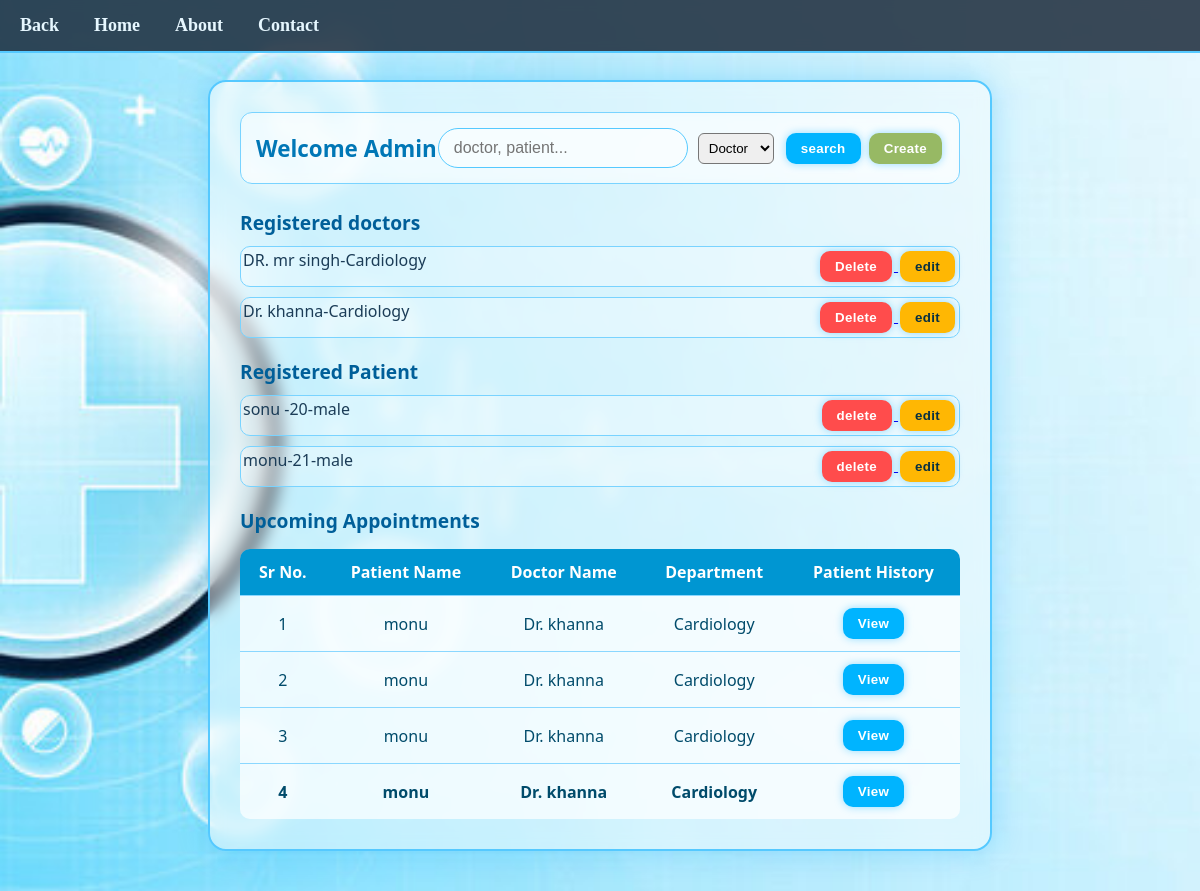
The page /admin on the database as committed earlier.
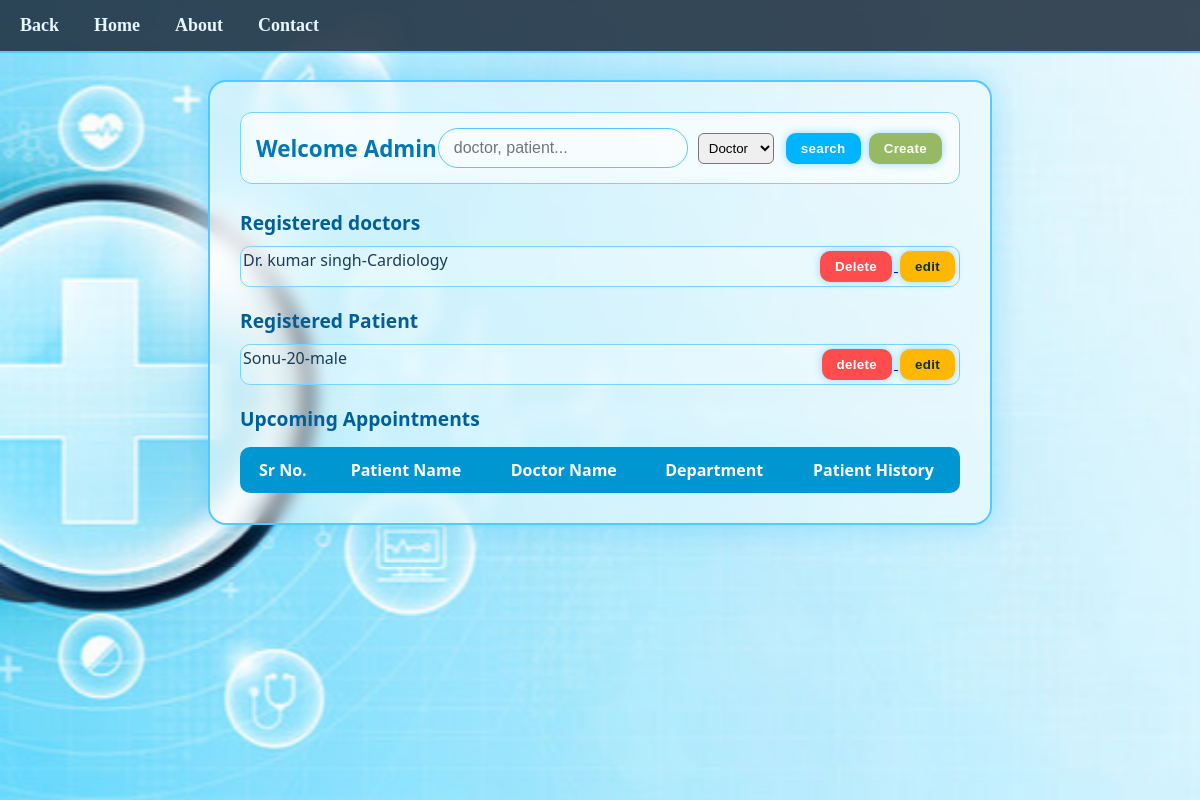
The same page on the database as committed later.
### tables this page shows
CREATE TABLE doctors (
            id INTEGER PRIMARY KEY AUTOINCREMENT,
            user_id INTEGER NOT NULL,
            fullname TEXT NOT NULL,
            specialization TEXT NOT NULL,
            department TEXT NOT NULL,
            experience INTEGER,
            FOREIGN KEY (user_id) REFERENCES users(id) ON DELETE CASCADE
        );

CREATE TABLE patients (
            id INTEGER PRIMARY KEY AUTOINCREMENT,
            user_id INTEGER NOT NULL,
            fullname TEXT NOT NULL,
            age INTEGER,
            gender TEXT,
            contact TEXT,
            blood_group TEXT,
            height INTEGER,
            weight INTEGER,
            FOREIGN KEY (user_id) REFERENCES users(id) ON DELETE CASCADE
            );

CREATE TABLE appointments (
            id INTEGER PRIMARY KEY AUTOINCREMENT,
            patient_id INTEGER NOT NULL,
            doctor_id INTEGER NOT NULL,
            department TEXT NOT NULL,
            date TEXT NOT NULL,
            time TEXT NOT NULL,
            status TEXT CHECK(status IN ('booked', 'cancelled', 'completed')) DEFAULT
            'booked',
            FOREIGN KEY (patient_id) REFERENCES patients(id) ON DELETE CASCADE,
            FOREIGN KEY (doctor_id) REFERENCES doctors(id) ON DELETE CASCADE
            );

CREATE TABLE users (
                id INTEGER PRIMARY KEY AUTOINCREMENT,
                fullname TEXT NOT NULL,
                username TEXT UNIQUE NOT NULL,
                password TEXT NOT NULL,
                role TEXT CHECK(role IN ('admin', 'doctor', 'patient')) NOT NULL);

### app.py (the view, shortened to what this page needs)
@app.route("/admin")
def admin():
    try:
        category = request.args.get("category")
        q = request.args.get("q", "")
        conn = module.host_get_db()
        curr = conn.cursor()
        curr.execute("""
            SELECT
                a.id,
                u1.fullname AS patient,
                u2.fullname AS doctor,
                d.department AS department,
                a.date,
                a.time,
                p.id AS patient_id
            FROM appointments a
            JOIN patients p       ON a.patient_id = p.id
            JOIN users u1         ON p.user_id = u1.id
            JOIN doctors d        ON a.doctor_id = d.id
            JOIN users u2         ON d.user_id = u2.id
            WHERE a.date >= date('now')
        """)
        appointments = curr.fetchall()
        if not q:
            doctors = module.get_all_doctors()
            patients = module.get_all_patients()
            curr.close()
            return render_template(
                "admin.html",
                doctors=doctors,
                patients=patients,
                appointments=appointments
            )
    except Exception as e:
        print("Error in /admin route:", e)
        return "Something went wrong", 500

### module.py (called while the page is built)
def host_get_db():
    conn = sqlite3.connect('hospital.db')
    conn.row_factory=sqlite3.Row
    conn.execute("PRAGMA foreign_keys = ON")  # enforce FK constraints
    return conn

def get_all_doctors():
    conn = None
    curr = None
    try:
        conn = host_get_db()
        curr = conn.cursor()
        query = "SELECT id, fullname, department FROM doctors"
        curr.execute(query)
        return curr.fetchall()
    except Exception as e:
        print("DB ERROR in get_all_doctors():", e)
        return []
    finally:
        if curr: curr.close()
        if conn: conn.close()

def get_all_patients():
    conn = None
    curr = None
    try:
        conn = host_get_db()
        curr = conn.cursor()
        query = "SELECT id,fullname, age, gender FROM patients"
        curr.execute(query)
        return curr.fetchall()
    except Exception as e:
        print("DB ERROR in get_all_patients():", e)
        return []
    finally:
        if curr: curr.close()
        if conn: conn.close()

### templates/admin.html (shortened to what this page needs)
<!DOCTYPE html>
<html lang="en">
  <head>
    <link
      rel="stylesheet"
      href="{{ url_for('static', filename='admin.css') }}"
    />
  </head>
  <body>
    <nav class="navbar">
      <ul class="nav-links">
          <li><a href="{{url_for("login")}}">Back </a></li>
          <li><a href="{{url_for("login")}}">Home </a></li>
          <li><a href="/about">About</a></li>
          <li><a href="/contact">Contact</a></li>
      </ul>
    </nav>
    <div class="admin_main">
      <div class="admin_block">
        <div class="top-bar">
          <span class="welcome">Welcome Admin</span>
          <form class="search-box"   method="GET" action="/admin">
            <input type="search" name="q" placeholder="doctor, patient..." />
            <select name="category" style="padding: 6px; border-radius: 6px;">
              <option value="doctor">Doctor</option>
            </select>
            <div>
              <button type="submit">search</button>
              <a href="{{ url_for('add_doct') }}">
                <button id="create" type="button">Create</button>
              </a>
            </div>
          </form>
        </div>
        <div id="wel1">Registered doctors</div>
        {% for d in doctors %}
        <div class="doctor">
          <div class="doctor-name">
            {{d.fullname}}-{{d.department}}
          </div>
          <div>
            <a href="{{ url_for('delete_doctor', id=d[0]) }}">
              <button id="delete">Delete</button>
            </a>
            <a href="{{url_for("edit_doct", id=d[0])}}">
              <button id="edit">edit</button>
            </a>
          </div>
        </div>
        {% endfor %}
        <div id="wel1">Registered Patient</div>
        {% for p in patients %}
        <div class="doctor">
          <div class="doctor-name">
            {{p.fullname}}-{{p.age}}-{{p.gender}}
          </div>
          <div>
            <a href="{{ url_for('delete_patient', id=p[0]) }}">
              <button id="delete">delete</button>
            </a>
            <a href="{{url_for("edit_pati", id=p[0])}}">
              <button id="edit">edit</button>
            </a>
          </div>
        </div>
        {% endfor %}
        <div id="wel1">Upcoming Appointments</div>
        <table>
          <thead>
            <tr>
              <th>Sr No.</th>
              <th>Patient Name</th>
              <th>Doctor Name</th>
              <th>Department</th>
              <th>Patient History</th>
            </tr>
          </thead>
          <tbody>
            {% for a in appointments %}
            <tr>
              <td>{{ loop.index }}</td>
              <td>{{ a.patient }}</td>
              <td>{{ a.doctor }}</td>
              <td>{{ a.department }}</td>
              <td>
                <a href="/admin/patient_history/{{ a.patient_id }}">
                  <button class="view-btn">View</button>
                </a>
              </td>
            </tr>
            {% endfor %}
          </tbody>
        </table>
      </div>
    </div>
  </body>
</html>

### static/admin.css (style rules this page uses)
* { margin: 0; padding: 0; box-sizing: border-box; }
.navbar { width: 100%; background: rgba(26, 42, 58, 0.85); padding: 15px 20px; position: fixed; top: 0; left: 0; z-index: 999; border-bottom: 2px solid #55c9ff; backdrop-filter: blur(6px); }
.nav-links { list-style: none; display: flex; gap: 35px; }
.nav-links li a { color: #e6f7ff; text-decoration: none; font-size: 18px; font-weight: 600; transition: 0.3s; }
.admin_main { padding-top: 100px; }
.admin_main { min-height: 100vh; background: url(image3.jpg) no-repeat center center fixed; background-size: cover; display: flex; justify-content: center; align-items: flex-start; padding: 40px; font-family: 'Segoe UI', Tahoma, sans-serif; color: #1b3c57; }
.admin_block { width: 70%; background: rgba(255, 255, 255, 0.45); border: 2px solid #55c9ff; border-radius: 18px; padding: 30px; margin: 40px 0 0 0; backdrop-filter: blur(8px); box-shadow: 0 0 30px rgba(0, 170, 255, 0.3); animation: fadeIn 0.8s ease-out; }
.top-bar { background: rgba(255, 255, 255, 0.35); border: 1px solid #79d3ff; padding: 15px; border-radius: 12px; margin-bottom: 25px; display: flex; justify-content: space-between; align-items: center; backdrop-filter: blur(5px); }
.welcome { font-weight: bold; font-size: 1.4em; color: #0077b6; }
.search-box { display: flex; gap: 10px; align-items: center; }
.search-box input { padding: 10px 15px; border-radius: 20px; border: 1px solid #55c9ff; outline: none; width: 250px; background: rgba(255, 255, 255, 0.4); color: #003d5b; font-size: 1em; transition: 0.3s; }
button { padding: 8px 15px; border-radius: 10px; margin: 2px; border: none; cursor: pointer; font-weight: bold; letter-spacing: 0.3px; transition: 0.3s; background: #00b4ff; color: white; box-shadow: 0 0 8px rgba(0, 170, 255, 0.4); }
#create { background-color: rgb(151, 185, 100); }
#delete { background: #ff4c4c; }
#edit { background: #ffb703; color: #083042; }
#wel1 { margin-top: 20px; font-weight: bold; color: #005f99; font-size: 1.2em; }
.doctor { background: rgba(255, 255, 255, 0.28); border: 1px solid #79d3ff; border-radius: 10px; padding: 2px; margin-top: 10px; display: flex; justify-content: space-between; }
table { width: 100%; border-collapse: collapse; margin-top: 15px; background: rgba(255, 255, 255, 0.35); border-radius: 10px; overflow: hidden; }
th { background: #0096d2; color: white; padding: 12px; font-size: 1em; }

Rows that differ between the two databases and show on the page:
removed doctors: fullname "DR. mr singh", department "Cardiology"
removed doctors: fullname "Dr. khanna", department "Cardiology"
removed patients: fullname "sonu", age "20", gender "male"
removed patients: fullname "monu", age "21", gender "male"
removed appointments: patient "monu", doctor "Dr. khanna", department "Cardiology"
removed appointments: patient "monu", doctor "Dr. khanna", department "Cardiology"
removed appointments: patient "monu", doctor "Dr. khanna", department "Cardiology"
removed appointments: patient "monu", doctor "Dr. khanna", department "Cardiology"
added doctors: fullname "Dr. kumar singh", department "Cardiology"
added patients: fullname "Sonu", age "20", gender "male"
